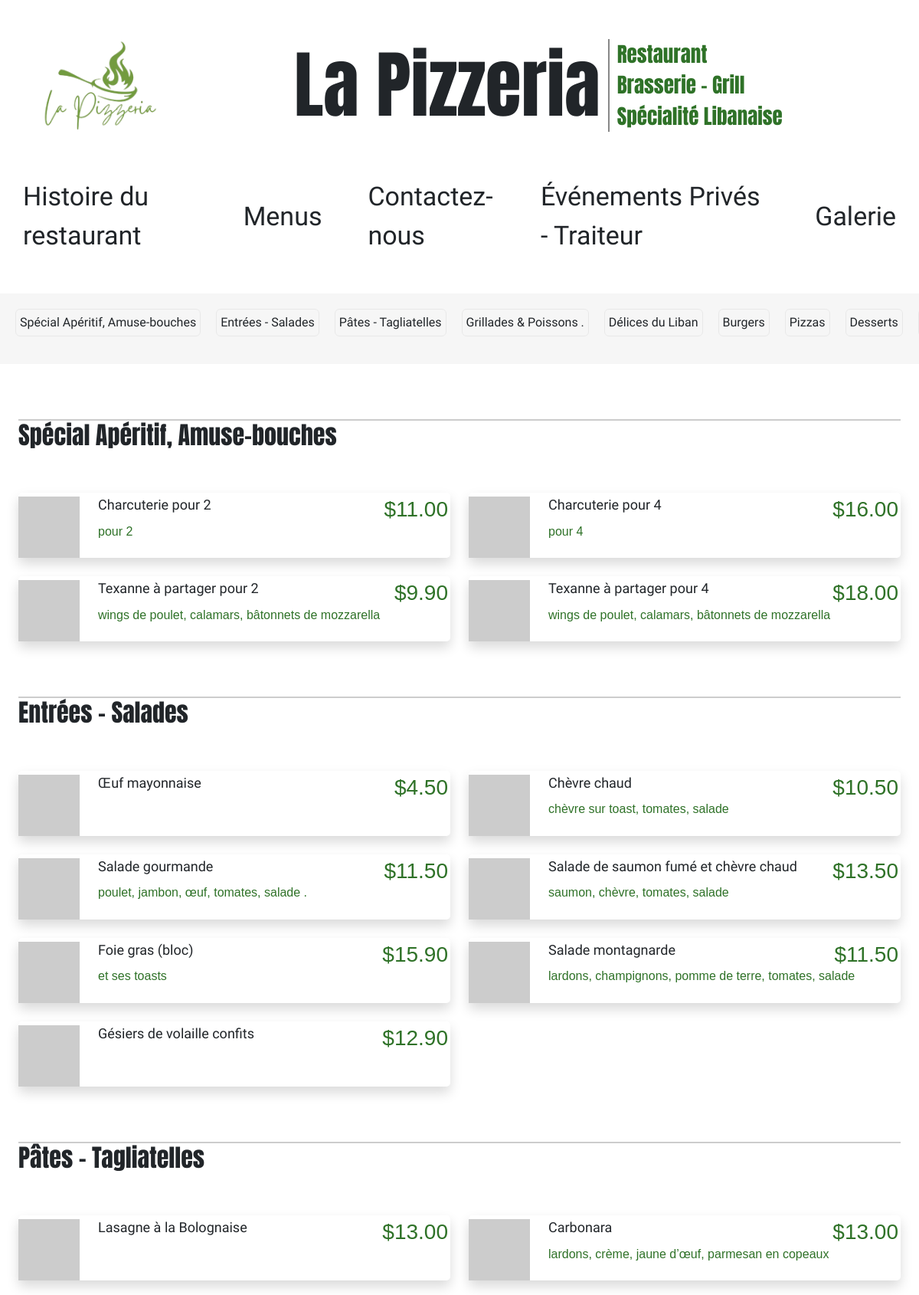
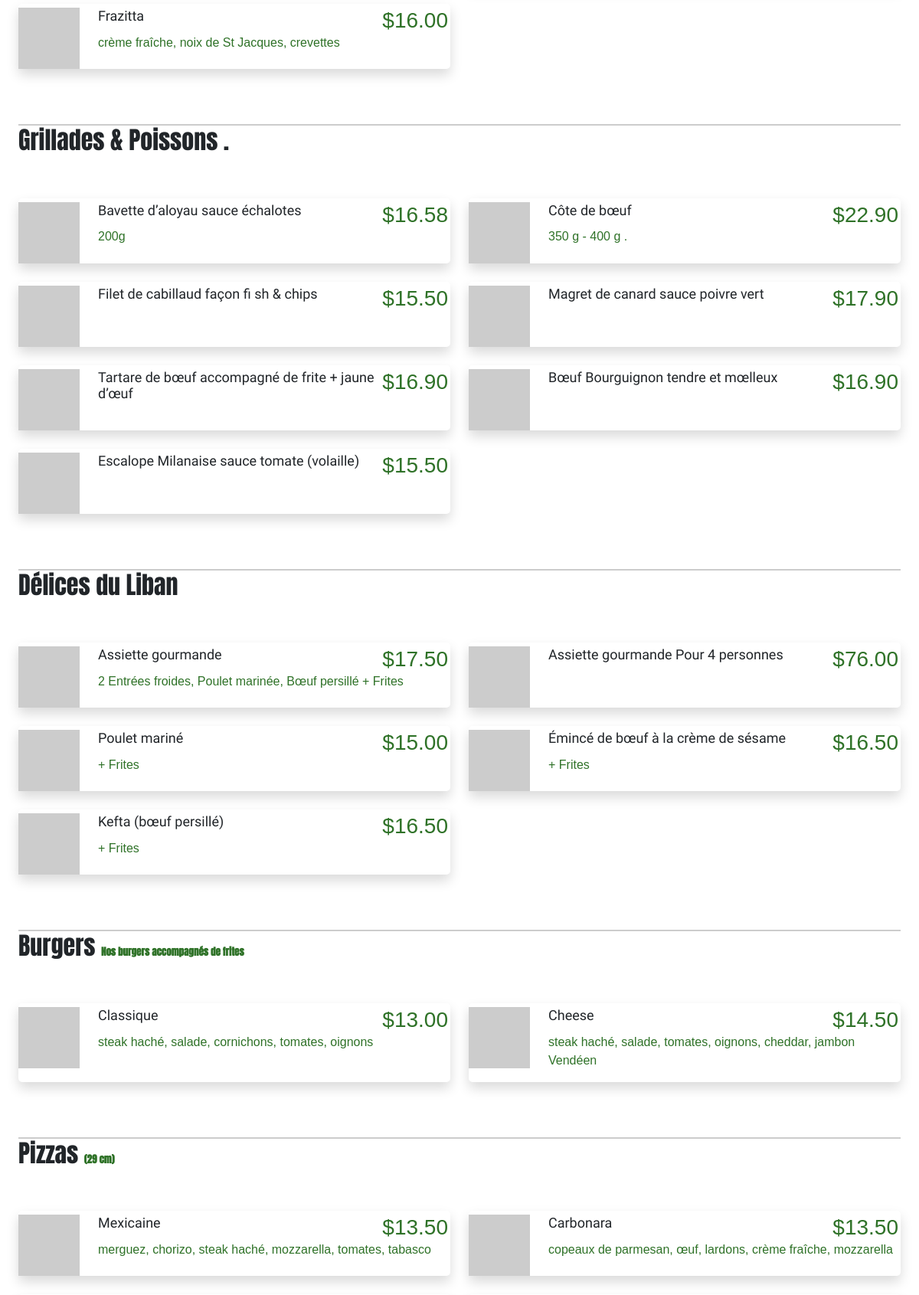
The app's page /menu/ (upper part) with its own data (2 pictures, top to bottom).
### restaurant/models.py (models this page shows, shortened)
class DishCategory(models.Model):
    category = models.CharField(max_length=50, null=True, blank=True)
    note = models.CharField(max_length=50, null=True, blank=True)
    class Meta:
        verbose_name = 'catégorie de plat du menu En salle'

class Dishes(models.Model):
    dish_name = models.CharField(max_length=255, null=True, blank=True)
    dish_price = models.DecimalField(max_digits=5, decimal_places=2)
    dish_description = models.TextField(null=True, blank=True)
    dish_images = models.ImageField(upload_to='photos', null=True, blank=True)
    dish_category = models.ForeignKey(
        DishCategory,
        on_delete=models.CASCADE,
        related_name='dishes',
        null=True,
        blank=True
    )
    class Meta:
        verbose_name = 'plat du menu En salle'

### restaurant/views.py (the view)
# urls.py: path('menu/',views.menu,name='menu'),
def menu(request):
    categories = DishCategory.objects.prefetch_related('dishes').all()
    return render(request, 'menu.html', {'cat': categories})

### templates/menu.html
{% extends "base.html" %}
{% load static %}
{% block css %}
<link rel="stylesheet" href="{% static 'css/menu.css' %}">
{%endblock css%}
{% block mainContent %}
<div class="category_list_container">
  <ul>
    {% for cat in cat  %}
    <a href="#goto{{cat.id}}" style="text-decoration: none; color:inherit;">
      <li>{{cat.category}}</li>
    </a>
    {% endfor %}
  </ul>
</div>
<main class="container">
  {% for category in cat %}
    <div class="menu my-5" id="goto{{category.id}}">
      <h2 class="menu-group-heading">{{ category.category }} <span class=" {% if category.note == none%} d-none{%endif%}" style="font-size:small; color:#2F7228; font-weight: bold;" >{{category.note}}</span></h2>
      <div class="menu-group">
        {% for dish in category.dishes.all %}
        <div class="menu-item shadow">
          {% if dish.dish_images %}
          <img
            src="{{ dish.dish_images.url }}"
            alt="{{ dish.dish_name|default:'Image Placeholder' }}"
            class="menu-item-img"
          />
          {% else %}
          <img
            src="https://dummyimage.com/600x400/000/fff"
            alt="Placeholder Image"
            class="menu-item-img"
          />
          {% endif %}
          <div class="menu-item-text">
            <h3 class="menu-item-heading">
              <span class="menu-item-name">{{ dish.dish_name }}</span>
              <span class="menu-item-price">${{ dish.dish_price }}</span>
            </h3>
            <p class="menu-item-desc">
              {{ dish.dish_description }}
            </p>
          </div>
        </div>
        {% empty %}
        <p>No dishes available in this category.</p>
        {% endfor %}
      </div>
    </div>
  {% empty %}
  <p>No categories available.</p>
  {% endfor %}
</main>
{% endblock mainContent %}

### templates/base.html (shortened to what this page needs)
{% load static %}
<!DOCTYPE html>
<html lang="en">
<head>
    <link rel="stylesheet" href="https://stackpath.bootstrapcdn.com/bootstrap/4.5.2/css/bootstrap.min.css">
    <link rel="stylesheet" href="https://stackpath.bootstrapcdn.com/font-awesome/4.7.0/css/font-awesome.min.css">
    <link rel="stylesheet" href="https://cdnjs.cloudflare.com/ajax/libs/animate.css/4.1.1/animate.min.css">
    <link rel="stylesheet" href="https://cdnjs.cloudflare.com/ajax/libs/OwlCarousel2/2.2.1/assets/owl.carousel.min.css">
    <link rel="stylesheet"
        href="https://cdnjs.cloudflare.com/ajax/libs/jquery-nice-select/1.1.0/css/nice-select.min.css">
        <link href="https://cdnjs.cloudflare.com/ajax/libs/font-awesome/6.0.0/css/all.min.css" rel="stylesheet">
    <link rel="stylesheet" href="{% static "css/base.css" %}">
        {%block css%}
        {%endblock css%}
</head>
<body>
    <nav class="nav_container">
        <div class="nav_top">
            <div class="container-fluid nav_logo_container">
                <img class="nav_logo" src="{%static 'images/logo.png'%}" alt="">
            </div>
            <div class="container nav_text_container">
                <h1 class="nav_text_title">La Pizzeria</h1>
                <h2 class="nav_text_small">Restaurant<br> Brasserie - Grill<br> Spécialité Libanaise</h2>
            </div>
        </div>
        <div class="nav_bottom">
            <ul class="nav_ul">
                <li class="nav_li">
                    <a href="{% url 'restaurant' %}#HistoryOfRestaurant">Histoire du restaurant</a>
                </li>
                <li class="nav_li">
                    <a href="{% url 'restaurant' %}#menu-type">Menus</a>
                </li>
                <li class="nav_li">
                    <a href="{% url 'restaurant' %}#Contactez_nous">Contactez-nous</a>
                </li>
                <li class="nav_li">
                    <a href="{% url 'restaurant' %}#">Événements Privés - Traiteur</a>
                </li>
                <li class="nav_li">
                    <a href="{% url 'restaurant' %}#gallery_id">Galerie</a>
                </li>
            </ul>
        </div>
    </nav>
    {% block mainContent %}
    {% endblock mainContent %}
</body>
</html>

### project/static/css/base.css (style rules this page uses)
html, body { margin: 0; padding: 0; box-sizing: border-box; scroll-behavior: smooth; }
.nav_container { width: 100%; padding: 0; }
.nav_top { width: 100%; display: flex; justify-content: space-around; align-items: center; }
.nav_logo_container { width: 30%; }
.nav_logo { width: 70%; margin: 0; }
.nav_text_container { width: 70%; display: flex; align-items: center; }
.nav_text_title { font-family: "Anton", sans-serif; font-weight: 400; font-style: normal; line-height: 144.52px; font-size: 96px; margin-right: 10px; }
.nav_text_small { font-family: "Anton", sans-serif; font-weight: 400; font-style: normal; line-height: 40.65px; font-size: 27px; color: #2F7228; border-left: 2px solid rgb(136, 136, 136); padding-left: 10px; }
.nav_bottom { display: block; transition: max-height 0.3s ease-out; }
.nav_ul { display: flex; justify-content: center; align-items: center; list-style: none; text-decoration: none; padding: 0; }
.nav_li { margin: 0 30px; font-family: "Dancing Script", cursive; font-optical-sizing: auto; font-weight: 400; font-style: normal; font-size: 34px; transition: ease-out 1s; }
.nav_li > a { text-decoration: none; color: inherit; }

### project/static/css/menu.css (style rules this page uses)
* { box-sizing: border-box; }
.container { max-width: 1200px; margin: 0 auto; padding: 1.5em; font-family: "Source Sans Pro", "Poppins", sans-serif; }
.menu { font-family: sans-serif; font-size: 14px; }
.menu-group-heading { margin: 0; padding-bottom: 1em; border-top: 2px solid #ccc; font-family: "Anton", sans-serif; }
.menu-group { display: grid; grid-template-columns: 1fr; gap: 1.5em; padding: 1.5em 0; }
.menu-item { display: flex; padding: 5px 0px 0px 0; border-radius: 5px; min-height: 80px; }
.menu-item-price { color: #2F7228; padding-right: 3px; }
.menu-item-img { width: 80px; height: 80px; flex-shrink: 0; object-fit: cover; margin-right: 1.5em; }
.menu-item-text { flex-grow: 1; }
.menu-item-heading { display: flex; justify-content: space-between; margin: 0; }
.menu-item-name { font-size: large; font-family: "Dancing Script", cursive; }
.menu-item-desc { line-height: 1.5; color: #2F7228; }
@media screen and (min-width: 992px) { .menu { font-size: 16px; } }
@media screen and (min-width: 992px) { .menu-group { grid-template-columns: repeat(2, 1fr); } }
.category_list_container { margin-top: 50px; display: flex; width: 100%; overflow: auto; background-color: rgb(246, 246, 246); }
.category_list_container>ul { display: flex; padding: 10px; justify-content: space-around; align-items: center; width: 100%; }
.category_list_container>ul>a>li { margin: 10px; border: 1px solid rgb(232, 232, 232); border-radius: 6px; padding:5px; list-style: none; text-wrap: nowrap; font-family: "Source Sans Pro", "Poppins", sans-serif; transition: 1s; }

### records on screen
DishCategory: category "Spécial Apéritif, Amuse-bouches"
DishCategory: category "Entrées - Salades"
DishCategory: category "Pâtes - Tagliatelles"
DishCategory: category "Grillades & Poissons ."
DishCategory: category "Délices du Liban"
DishCategory: category "Burgers", note "Nos burgers accompagnés de frites"
DishCategory: category "Pizzas", note "(29 cm)"
DishCategory: category "Desserts"
Dishes: dish_name "Charcuterie pour 2", dish_price "11.00", dish_description "pour 2"
Dishes: dish_name "Charcuterie pour 4", dish_price "16.00", dish_description "pour 4"
Dishes: dish_name "Texanne à partager pour 2", dish_price "9.90", dish_description "wings de poulet, calamars, bâtonnets de mozzarella"
Dishes: dish_name "Texanne à partager pour 4", dish_price "18.00", dish_description "wings de poulet, calamars, bâtonnets de mozzarella"
Dishes: dish_name "Œuf mayonnaise", dish_price "4.50"
Dishes: dish_name "Chèvre chaud", dish_price "10.50", dish_description "chèvre sur toast, tomates, salade"
Dishes: dish_name "Salade gourmande", dish_price "11.50", dish_description "poulet, jambon, œuf, tomates, salade ."
Dishes: dish_name "Salade de saumon fumé et chèvre chaud", dish_price "13.50", dish_description "saumon, chèvre, tomates, salade"
Dishes: dish_name "Foie gras (bloc)", dish_price "15.90", dish_description "et ses toasts"
Dishes: dish_name "Salade montagnarde", dish_price "11.50", dish_description "lardons, champignons, pomme de terre, tomates, salade"
Dishes: dish_name "Gésiers de volaille confits", dish_price "12.90"
Dishes: dish_name "Lasagne à la Bolognaise", dish_price "13.00"
Dishes: dish_name "Carbonara", dish_price "13.00", dish_description "lardons, crème, jaune d’œuf, parmesan en copeaux"
Dishes: dish_name "Frazitta", dish_price "16.00", dish_description "crème fraîche, noix de St Jacques, crevettes"
Dishes: dish_name "Bavette d’aloyau sauce échalotes", dish_price "16.58", dish_description "200g"
Dishes: dish_name "Côte de bœuf", dish_price "22.90", dish_description "350 g - 400 g ."
Dishes: dish_name "Filet de cabillaud façon fi sh & chips", dish_price "15.50"
Dishes: dish_name "Magret de canard sauce poivre vert", dish_price "17.90"
Dishes: dish_name "Tartare de bœuf accompagné de frite + jaune d’œuf", dish_price "16.90"
Dishes: dish_name "Bœuf Bourguignon tendre et mœlleux", dish_price "16.90"
Dishes: dish_name "Escalope Milanaise sauce tomate (volaille)", dish_price "15.50"
Dishes: dish_name "Assiette gourmande", dish_price "17.50", dish_description "2 Entrées froides, Poulet marinée, Bœuf persillé + Frites"
Dishes: dish_name "Assiette gourmande Pour 4 personnes", dish_price "76.00"
Dishes: dish_name "Poulet mariné", dish_price "15.00", dish_description "+ Frites"
Dishes: dish_name "Émincé de bœuf à la crème de sésame", dish_price "16.50", dish_description "+ Frites"
Dishes: dish_name "Kefta (bœuf persillé)", dish_price "16.50", dish_description "+ Frites"
Dishes: dish_name "Classique", dish_price "13.00", dish_description "steak haché, salade, cornichons, tomates, oignons"
Dishes: dish_name "Cheese", dish_price "14.50", dish_description "steak haché, salade, tomates, oignons, cheddar, jambon Vendéen"
Dishes: dish_name "Mexicaine", dish_price "13.50", dish_description "merguez, chorizo, steak haché, mozzarella, tomates, tabasco"
Dishes: dish_name "Carbonara", dish_price "13.50", dish_description "copeaux de parmesan, œuf, lardons, crème fraîche, mozzarella"
